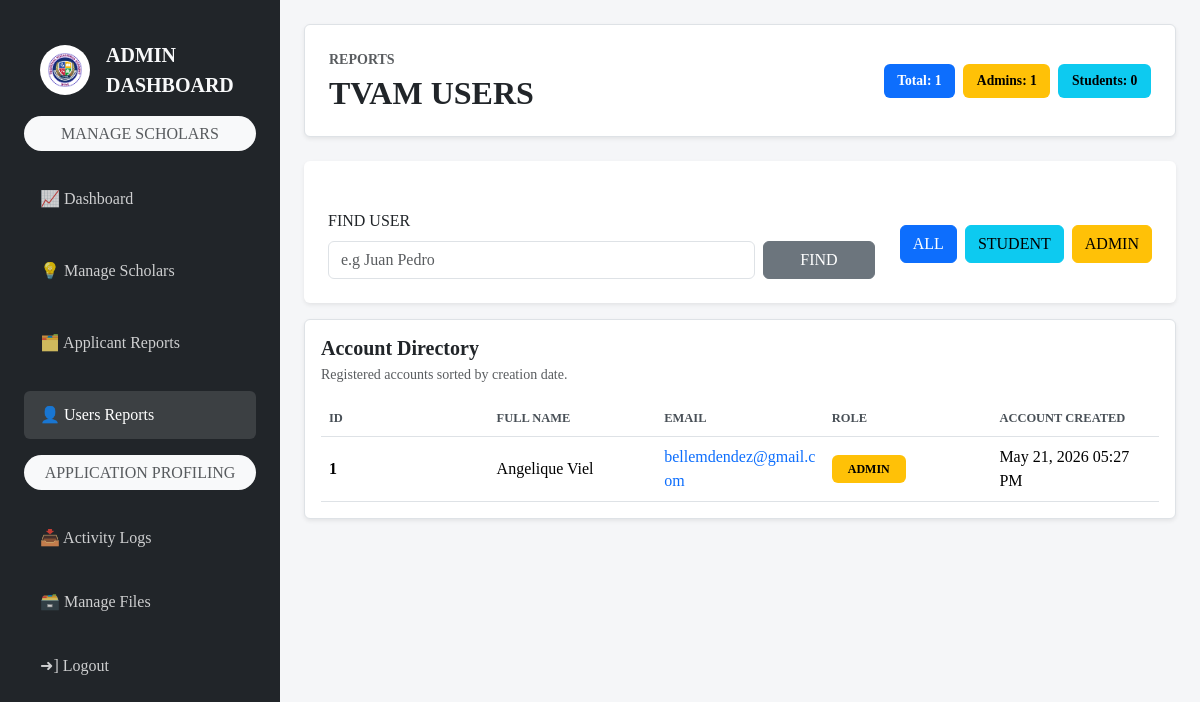
The page /admin/reports/index-user.php?role=admin (signed in) on the database its author committed.
### tables this page shows
CREATE TABLE `users` (
  `id` int(11) NOT NULL,
  `fullname` varchar(100) NOT NULL,
  `email` varchar(100) NOT NULL,
  `password` varchar(100) NOT NULL,
  `role` enum('admin','student') DEFAULT 'student',
  `created_at` timestamp NOT NULL DEFAULT current_timestamp()
);

### admin/reports/index-user.php (the view, shortened to what this page needs)
<?php
require_once "../../config/admin-auth.php";
$search = isset($_GET['user']) ? trim($_GET['user']) : "";
$roleSearch = isset($_GET['role']) ? trim($_GET['role']) : "";
$sql_display = "SELECT id, fullname, email, role, created_at
                FROM users";
$conditions = [];
$params = [];
$types = "";
if($roleSearch !== '') {
    $conditions[] = "role=?";
    $params[] = $roleSearch;
    $types .= "s";
}
if(!empty($conditions)) {
    $sql_display .= " WHERE " .implode(" AND ", $conditions);
}
$sql_display .= " ORDER BY created_at DESC";
$stmt = $conn->prepare($sql_display);
if(!empty($params)) {
    $stmt->bind_param($types, ...$params);
}
$stmt->execute();
$result = $stmt->get_result();
$users = [];
$adminCount = 0;
$studentCount = 0;
while ($row = $result->fetch_assoc()) {
    $role = strtolower($row['role']);
    if ($role === 'admin') {
        $adminCount++;
    }
    $users[] = $row;
}
$totalUsers = count($users);
?>
<!DOCTYPE html>
<html lang="en">
<head>
    <link href="https://cdn.jsdelivr.net/npm/bootstrap@5.3.3/dist/css/bootstrap.min.css" rel="stylesheet">
    <link rel="stylesheet" href="/TVAM_SCHOLARSHIP/assets/css/style.css">
    <link rel="stylesheet" href="/TVAM_SCHOLARSHIP/assets/css/admin.css">
</head>
<body class="admin-page admin-report-page">
    <div class="d-flex flex-column flex-md-row min-vh-100">
        <?php include "../../includes/sidebar.php"; ?>
        <main class="container-fluid flex-grow-1 p-3 p-md-4">
            <div class="d-flex flex-column flex-lg-row align-items-lg-center justify-content-between gap-3 p-4 mb-4 border shadow-sm bg-white rounded">
                <div>
                    <p class="text-uppercase text-muted small fw-bold mb-1">Reports</p>
                    <h2 class="text-uppercase fw-bold mb-0">TVAM Users</h2>
                </div>
                <div class="d-flex flex-wrap gap-2">
                    <span class="badge text-bg-primary report-count-badge">Total: <?php echo $totalUsers; ?></span>
                    <span class="badge text-bg-warning report-count-badge">Admins: <?php echo $adminCount; ?></span>
                    <span class="badge text-bg-info report-count-badge">Students: <?php echo $studentCount; ?></span>
                </div>
            </div>
            <div class="card border-0 shadow-sm rounded-2 mt-1 p-3 px-4 py-4">
                <form action="" method="GET" class="form-group">
                    <div class="row mt-3 align-items-center g-2">
                        <div class="col-12 col-md-6 col-lg-8">
                            <label for="user" class="form-label text-uppercase">FIND USER</label>
                            <div class="d-flex flex-column flex-md-row gap-2">
                                <input type="text" name="user" class="form-control" placeholder="e.g Juan Pedro" value="<?php echo htmlspecialchars($search); ?>">
                                <button type="submit" value="findUser" name="find" class="btn btn-secondary w-25 w-md-auto">FIND</button>
                            </div>
                        </div>
                        <div class="col-12 col-md-6 col-lg-4 text-start text-md-end">
                            <div class="d-flex flex-wrap gap-2 justify-content-start justify-content-md-end user-search-actions">
                                <a href="index-user.php" class="btn btn-primary">ALL</a>
                                <a href="index-user.php?role=student" class="btn btn-info text-uppercase">STUDENT</a>
                                <a href="index-user.php?role=admin" class="btn btn-warning text-uppercase">ADMIN</a>
                            </div>
                        </div>
                    </div>
                </form>
            </div>
            <div class="bg-white border rounded shadow-sm p-3 mt-3">
                <div class="d-flex flex-column flex-sm-row align-items-sm-center justify-content-between gap-2 mb-3">
                    <div>
                        <h5 class="fw-bold mb-1">Account Directory</h5>
                        <p class="text-muted mb-0 small">Registered accounts sorted by creation date.</p>
                    </div>
                </div>
                <div class="table-responsive">
                    <table class="table table-hover align-middle mb-0 admin-responsive-table">
                        <thead>
                        <tr>
                            <th>ID</th>
                            <th>Full Name</th>
                            <th>Email</th>
                            <th>Role</th>
                            <th>Account Created</th>
                        </tr>
                        </thead>
                        <tbody>
                            <?php if ($totalUsers > 0) {
                                foreach ($users as $row) {
                                    $role = strtolower($row['role']);
                                    $badgeClass = "text-bg-secondary";
                                    if ($role === 'admin') {
                                        $badgeClass = "text-bg-warning";
                                    }
                                    $createdAt = !empty($row['created_at']) ? date("M d, Y h:i A", strtotime($row['created_at'])) : "N/A";
                            ?>
                            <tr>
                                <td data-label="ID" class="fw-bold"><?php echo htmlspecialchars($row['id']); ?></td>
                                <td data-label="Full Name"><?php echo htmlspecialchars($row['fullname']); ?></td>
                                <td data-label="Email">
                                    <a class="text-decoration-none" href="mailto:<?php echo htmlspecialchars($row['email']); ?>">
                                        <?php echo htmlspecialchars($row['email']); ?>
                                    </a>
                                </td>
                                <td data-label="Role">
                                    <span class="badge <?php echo $badgeClass; ?> text-uppercase px-3 py-2">
                                        <?php echo htmlspecialchars($row['role']); ?>
                                    </span>
                                </td>
                                <td data-label="Account Created"><?php echo htmlspecialchars($createdAt); ?></td>
                            </tr>
                            <?php }
                            } else { ?>
                            <tr>
                                <td colspan="5" class="text-center text-muted py-5">No users found in the database.</td>
                            </tr>
                            <?php } ?>
                        </tbody>
                    </table>
                </div>
            </div>
        </main>
    </div>
</body>
</html>

### assets/css/style.css (style rules this page uses)
* { padding: 0; margin: 0; box-sizing: border-box; font-family:'Times New Roman', Times, serif; }

### assets/css/admin.css (style rules this page uses)
.admin-page { background-color: #f5f6f8; }
.admin-report-page .report-count-badge { border-radius: 6px; font-size: 0.85rem; padding: 0.65rem 0.85rem; }
.admin-report-page .form-control { min-width: 0; }
.admin-report-page .user-search-actions { display: flex; flex-wrap: wrap; gap: 0.5rem; justify-content: flex-start; }
.admin-responsive-table thead th { color: #495057; font-size: 0.78rem; letter-spacing: 0; text-transform: uppercase; white-space: nowrap; }
.admin-responsive-table tbody td { vertical-align: middle; }
.admin-page .table-responsive { overflow-x: auto; -webkit-overflow-scrolling: touch; }
.admin-page .table-responsive table { width: 100%; table-layout: fixed; }
.admin-page .table-responsive th, .admin-page .table-responsive td { white-space: normal !important; word-wrap: break-word; word-break: break-word; }

### rows shown on the page
users: id "1", fullname "Angelique Viel", email "bellemdendez@gmail.com", role "ADMIN", created_at "May 21, 2026 05:27 PM"

### other values the page prints
$totalUsers "1"
$adminCount "1"
$studentCount "0"
